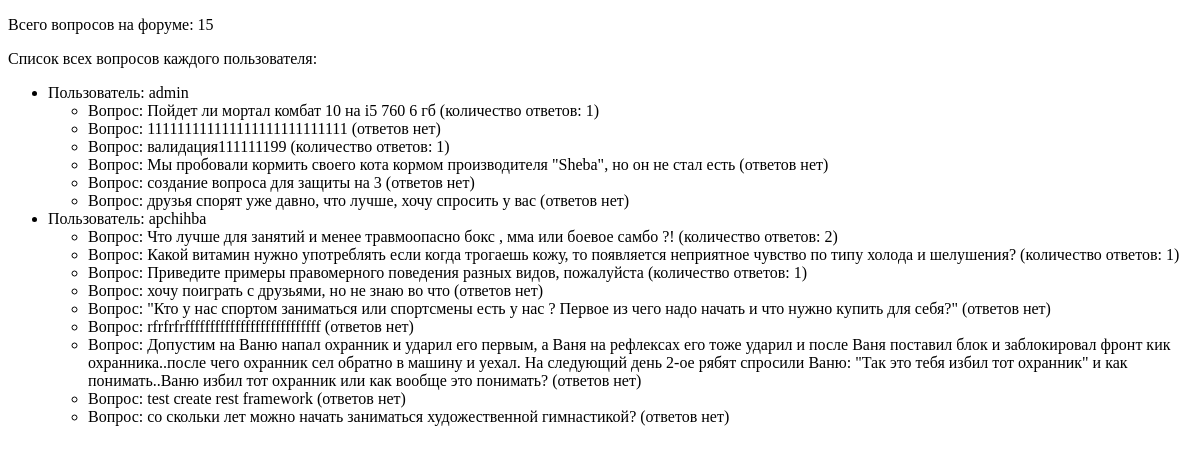
The page /user_questions on the database as committed earlier.
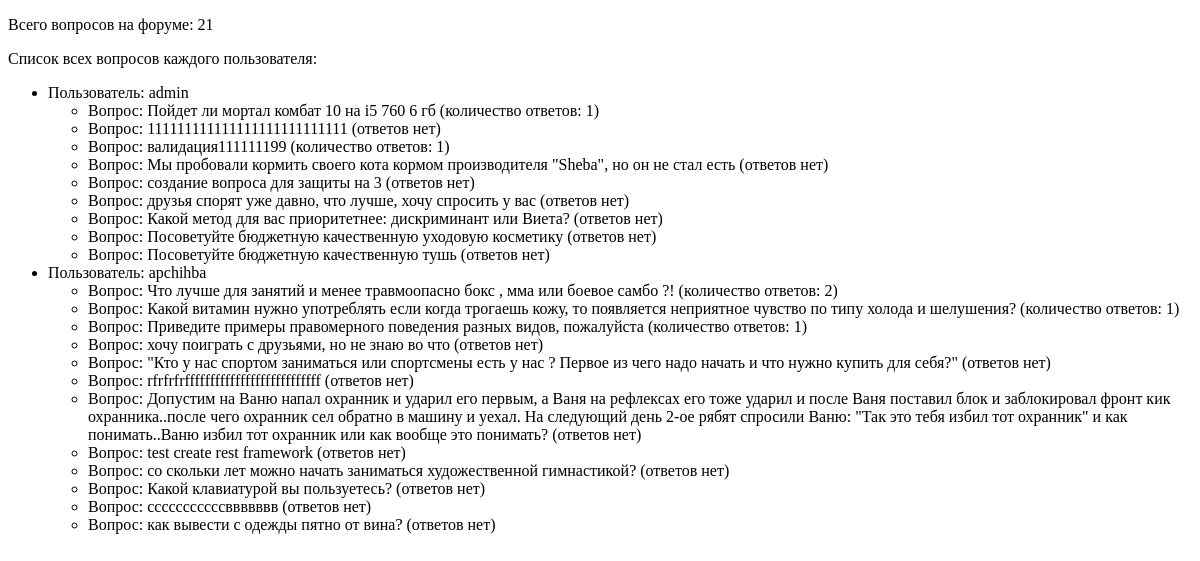
The same page on the database as committed later.
### forum/models.py (models this page shows, shortened)
class Profile(models.Model):
    user = models.OneToOneField(
        settings.AUTH_USER_MODEL,
        on_delete=models.CASCADE,
        primary_key=True,
    )
    class Meta:
        verbose_name = "Профиль"
        verbose_name_plural = "Пользователии"

class question(models.Model):
    category = models.ForeignKey(
        category,
        on_delete=models.CASCADE,
        related_name="questions",
        verbose_name="Категория вопроса",
    )
    user = models.ForeignKey(
        Profile,
        on_delete=models.CASCADE,
        verbose_name="Пользователь",
        related_name="questions_by",
    )
    question_title = models.CharField(
        max_length=100,
        blank=True,
        default="",
        verbose_name="Название вопроса",
        validators=[alphanumeric],
    )
    question_body = models.CharField(max_length=1000, verbose_name="Содержание вопроса")
    document = models.FileField(upload_to="documents/", null=True, blank=True)
    question_date = models.DateField(auto_now_add=True)
    question_time = models.TimeField(default=timezone.now)
    history = HistoricalRecords()
    class Meta:
        verbose_name = "Вопрос"
        verbose_name_plural = "Вопросы"
        ordering = ["question_date"]

### forum/views.py (the view)
# urls.py: path("user_questions", views.user_questions, name="user_questions"),
def user_questions(request):
    users = Profile.objects.prefetch_related("questions_by").all()
    count_questions_all = question.objects.count()
    context = {"users": users, "count": count_questions_all}
    return render(request, "forum/user_questions.html", context)

### forum/templates/forum/user_questions.html (shortened to what this page needs)
<!DOCTYPE html>
<html lang="ru">
<head>
</head>
<body>
    <p>Всего вопросов на форуме: {{ count }}</p>
    <p>Список всех вопросов каждого пользователя:</p>
    <ul>
        {% for user in users %}
            <li>Пользователь: {{ user.user.username }}
                <ul>
                    {% for question in user.questions_by.all %}
                        <li>Вопрос: {{ question.question_body }}
                            {% with answers_count=question.answers.count %}
                                {% if question.answers.exists %}
                                    (количество ответов: {{ answers_count }})
                                {% else %}
                                    (ответов нет)
                                {% endif %}
                            {% endwith %}
                        </li>
                    {% endfor %}
                </ul>
            </li>
        {% endfor %}
    </ul>
</body>
</html>

Rows that differ between the two databases and show on the page:
added question: question_body "Какой метод для вас приоритетнее: дискриминант или Виета?", shows "(ответов нет)", shown under Profile "admin"
added question: question_body "Посоветуйте бюджетную качественную уходовую косметику", shows "(ответов нет)", shown under Profile "admin"
added question: question_body "Посоветуйте бюджетную качественную тушь", shows "(ответов нет)", shown under Profile "admin"
added question: question_body "Какой клавиатурой вы пользуетесь?", shows "(ответов нет)", shown under Profile "apchihba"
added question: question_body "сссссссссссввввввв", shows "(ответов нет)", shown under Profile "apchihba"
added question: question_body "как вывести с одежды пятно от вина?", shows "(ответов нет)", shown under Profile "apchihba"
Other text that changed with them:
{{ count }}: "15" → "21"
